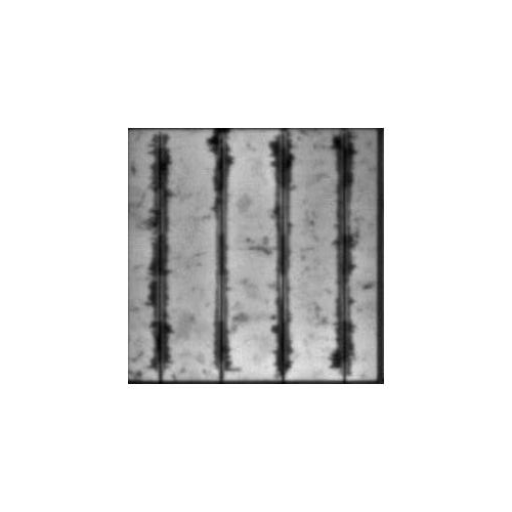
#> input picture example_data/flip_180_SDLE_00514_A10-DH3000-3000h-PT-cell46.png, 512 x 512 px, found by its file name
$ jupyter execute preprocessing10.ipynb
#> lines starting #> are read from the running program, lines starting #| are printed output that depends on the picture; after the words box and inside, x2 and y2 are one past the last pixel; in counts of white or black regions, pixels touching at a corner belong together
[cell 1]
import cv2
import numpy as np
import matplotlib.pyplot as plt

[cell 2]
def show(img, title="", cmap="gray", size=6):
    plt.figure(figsize=(size, size))
    plt.imshow(img, cmap=cmap)
    plt.title(title)
    plt.axis("off")
    plt.show()

[cell 3]
image = cv2.imread(r"D:\PROGRAMMING\Internships_assignments\ResearchInternIITMandi\dataset\dataset\flip_180_SDLE_00514_A10-DH3000-3000h-PT-cell46.png", cv2.IMREAD_GRAYSCALE)
#> image is the input picture: shape (512, 512); min 1, max 255, mean 225.4
show(image, "Grayscale image")

[cell 4]
_, thresh = cv2.threshold(
    image, 0, 255, cv2.THRESH_BINARY_INV + cv2.THRESH_OTSU
)
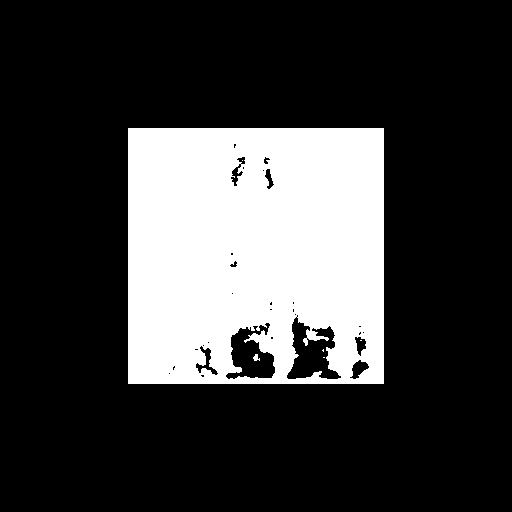
#> thresh: shape (512, 512); 23.4% white; 6 white regions (4 under 20 px), largest, box (x1, y1, x2, y2) and area: (128, 128, 384, 384) 61284, (253, 354, 260, 361) 31

show(thresh, "Binary Threshold (Cell = White)")

[cell 5]
kernel = np.ones((5, 5), np.uint8)
clean = cv2.morphologyEx(thresh, cv2.MORPH_CLOSE, kernel)
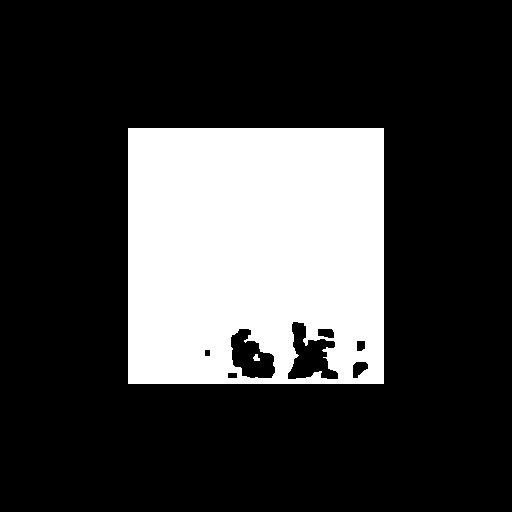
#> clean: shape (512, 512); 23.7% white; 2 white regions, box (x1, y1, x2, y2) and area: (128, 128, 384, 384) 62129, (253, 354, 260, 361) 34

show(clean, "After Morphological Cleaning")

[cell 6]
contours, _ = cv2.findContours(
    clean, cv2.RETR_EXTERNAL, cv2.CHAIN_APPROX_SIMPLE
)
#> contours = [[[128, 128], [128, 383], [383, 383], [383, 128]]]

# Pick the largest contour
cell_contour = max(contours, key=cv2.contourArea)
#> cell_contour = [[128, 128], [128, 383], [383, 383], [383, 128]]

# Visualize contour
contour_vis = cv2.cvtColor(image, cv2.COLOR_GRAY2RGB)
cv2.drawContours(contour_vis, [cell_contour], -1, (255, 0, 0), 2)
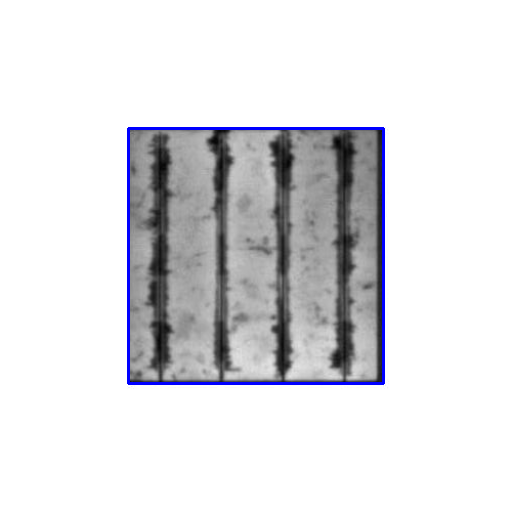
#> contour_vis: shape (512, 512, 3); 1.17% of pixels changed, all inside (x1, y1, x2, y2) = (127, 127, 385, 385)

show(contour_vis, "Detected Cell Contour")

[cell 7]
x, y, w, h = cv2.boundingRect(cell_contour)
#> x = 128; y = 128; w = 256; h = 256
cell_crop = image[y:y+h, x:x+w]
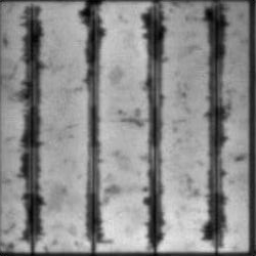
#> cell_crop: shape (256, 256); min 1, max 227, mean 136.5

show(cell_crop, "Cropped Cell (Before Perspective Correction)")

[cell 8]
# Approximate contour to polygon
epsilon = 0.02 * cv2.arcLength(cell_contour, True)
#> epsilon = 20.4
approx = cv2.approxPolyDP(cell_contour, epsilon, True)
#> approx = [[128, 128], [128, 383], [383, 383], [383, 128]]

approx_vis = cv2.cvtColor(image, cv2.COLOR_GRAY2RGB)
cv2.drawContours(approx_vis, [approx], -1, (0, 255, 0), 2)
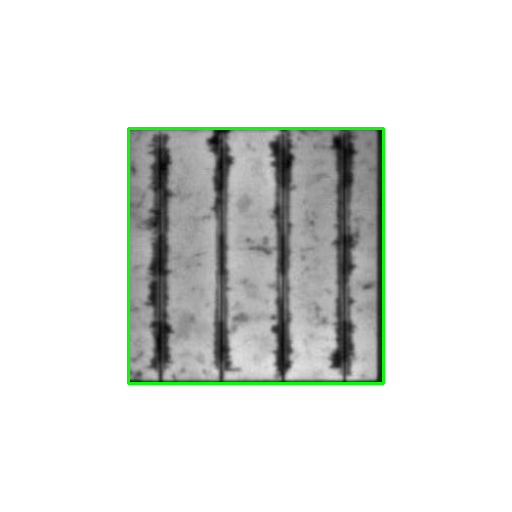
#> approx_vis: shape (512, 512, 3); 1.17% of pixels changed, all inside (x1, y1, x2, y2) = (127, 127, 385, 385)

show(approx_vis, "Approximated Corners")

[cell 9]
if len(approx) == 4:
    pts = approx.reshape(4, 2)
#> pts = [[128, 128], [128, 383], [383, 383], [383, 128]]

    # Order points: top-left, top-right, bottom-right, bottom-left
    def order_points(pts):
        rect = np.zeros((4, 2), dtype="float32")
        s = pts.sum(axis=1)
#> s = [256, 511, 766, 511]
        diff = np.diff(pts, axis=1)
#> diff = [0, 255, 0, -255]

        rect[0] = pts[np.argmin(s)]
        rect[2] = pts[np.argmax(s)]
        rect[1] = pts[np.argmin(diff)]
        rect[3] = pts[np.argmax(diff)]
        return rect

    rect = order_points(pts)
#> rect = [[128, 128], [383, 128], [383, 383], [128, 383]]

    (tl, tr, br, bl) = rect
#> tl = [128, 128]; tr = [383, 128]; br = [383, 383]; bl = [128, 383]
    width = int(max(np.linalg.norm(br - bl), np.linalg.norm(tr - tl)))
#> width = 255
    height = int(max(np.linalg.norm(tr - br), np.linalg.norm(tl - bl)))
#> height = 255

    dst = np.array([
        [0, 0],
        [width - 1, 0],
        [width - 1, height - 1],
        [0, height - 1]
    ], dtype="float32")
#> dst = [[0, 0], [254, 0], [254, 254], [0, 254]]

    M = cv2.getPerspectiveTransform(rect, dst)
#> M = [[0.996, -2.08e-17, -127.5], [0, 0.996, -127.5], [-2.19e-19, 0, 1]]
    warped = cv2.warpPerspective(image, M, (width, height))

    show(warped, "Final Extracted & Rectified Cell")
else:
    print("Perspective correction skipped: 4 corners not found")

$ run again, with example_data/ARTS_00007_r12_c1.png copied over example_data/flip_180_SDLE_00514_A10-DH3000-3000h-PT-cell46.png
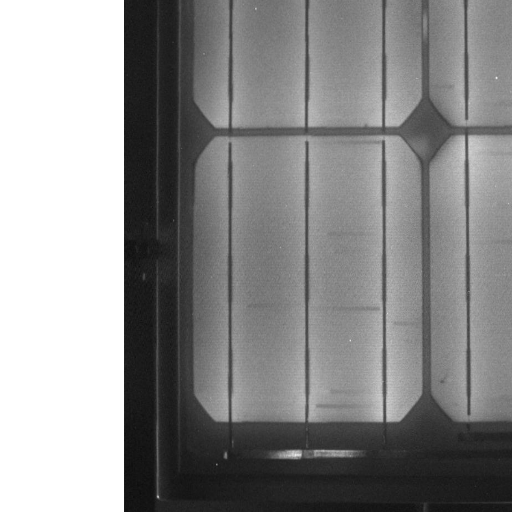
#> input picture example_data/ARTS_00007_r12_c1.png, 512 x 512 px, found by its file name
#> image is the input picture: shape (512, 512); min 11, max 255, mean 141
#> `_, thresh = cv2.threshold( image, 0, 255, cv2.THRESH_BINARY_INV + cv2...`:
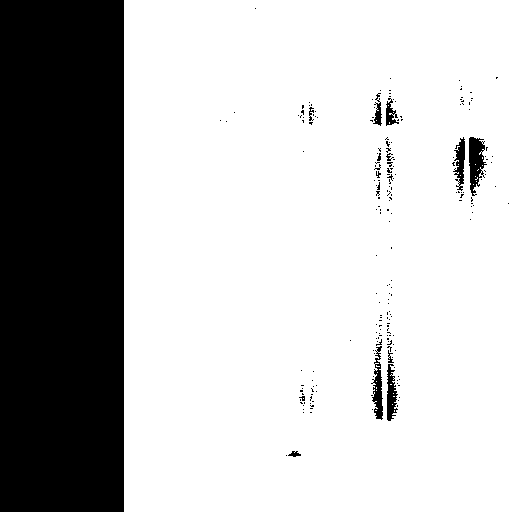
#> thresh: shape (512, 512); 74.7% white; 210 black regions (198 under 20 px), largest, box (x1, y1, x2, y2) and area: (0, 0, 124, 512) 63488, (469, 137, 487, 196) 639, (371, 346, 383, 420) 443
#> clean: shape (512, 512); 75.3% white; 10 black regions, largest, box (x1, y1, x2, y2) and area: (0, 0, 124, 512) 63488, (469, 138, 483, 183) 472, (387, 385, 396, 419) 222
#> contours = [[[124, 0], [124, 511], [511, 511], [511, 0]]]
#> cell_contour = [[124, 0], [124, 511], [511, 511], [511, 0]]
#> contour_vis: shape (512, 512, 3); 1.56% of pixels changed, all inside (x1, y1, x2, y2) = (123, 0, 512, 512)
#> x = 124; y = 0; w = 388; h = 512
#> epsilon = 35.92
#> approx = [[124, 0], [124, 511], [511, 511], [511, 0]]
#> `cv2.drawContours(approx_vis, [approx], -1, (0, 255, 0), 2)`:
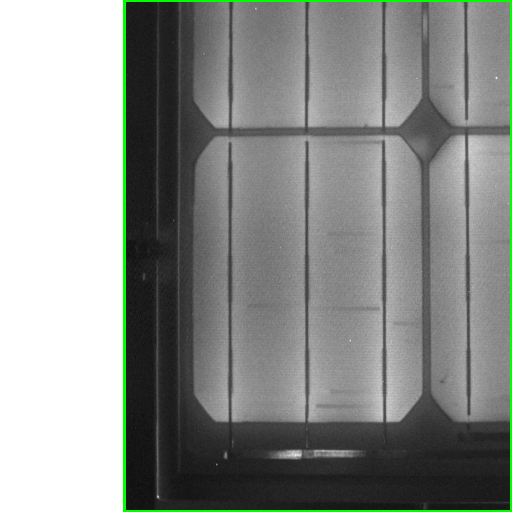
#> approx_vis: shape (512, 512, 3); 1.56% of pixels changed, all inside (x1, y1, x2, y2) = (123, 0, 512, 512)
#> s = [124, 635, 1022, 511]
#> diff = [-124, 387, 0, -511]
#> rect = [[124, 0], [511, 0], [511, 511], [124, 511]]
#> tl = [124, 0]; tr = [511, 0]; br = [511, 511]; bl = [124, 511]
#> width = 387
#> height = 511
#> dst = [[0, 0], [386, 0], [386, 510], [0, 510]]
#> M = [[0.997, 0, -123.7], [0, 0.998, 0], [0, 0, 1]]

$ run again, with example_data/BMRK_00106_cell0286.png copied over example_data/flip_180_SDLE_00514_A10-DH3000-3000h-PT-cell46.png
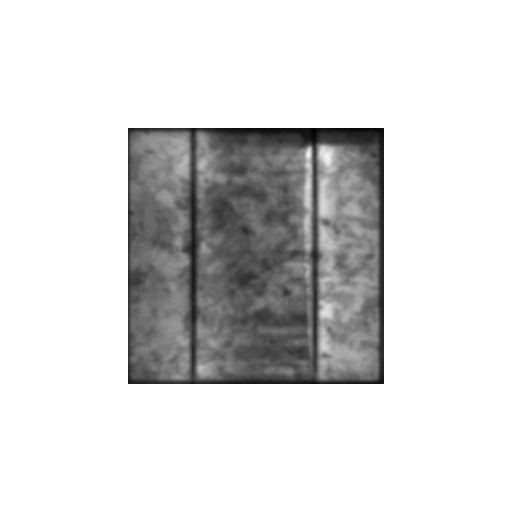
#> input picture example_data/BMRK_00106_cell0286.png, 512 x 512 px, found by its file name
#> image is the input picture: shape (512, 512); min 0, max 255, mean 217.6
#> `_, thresh = cv2.threshold( image, 0, 255, cv2.THRESH_BINARY_INV + cv2...`:
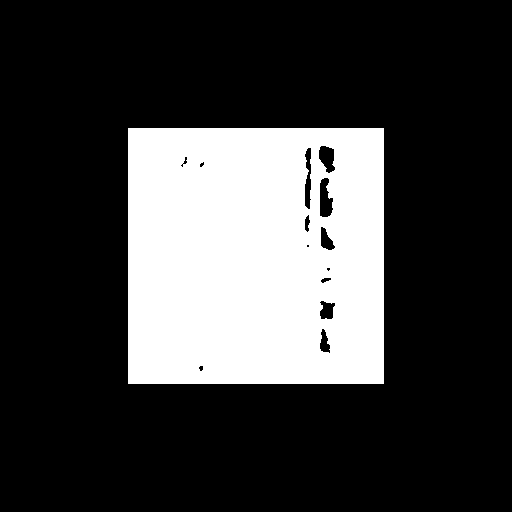
#> thresh: shape (512, 512); 24.4% white; 1 white region, box (x1, y1, x2, y2) and area: (128, 128, 384, 384) 63901
#> clean: shape (512, 512); 24.5% white; 1 white region, box (x1, y1, x2, y2) and area: (128, 128, 384, 384) 64245
#> contours = [[[128, 128], [128, 383], [383, 383], [383, 128]]]
#> cell_contour = [[128, 128], [128, 383], [383, 383], [383, 128]]
#> contour_vis: shape (512, 512, 3); 1.17% of pixels changed, all inside (x1, y1, x2, y2) = (127, 127, 385, 385)
#> x = 128; w = 256
#> epsilon = 20.4
#> approx = [[128, 128], [128, 383], [383, 383], [383, 128]]
#> `cv2.drawContours(approx_vis, [approx], -1, (0, 255, 0), 2)`:
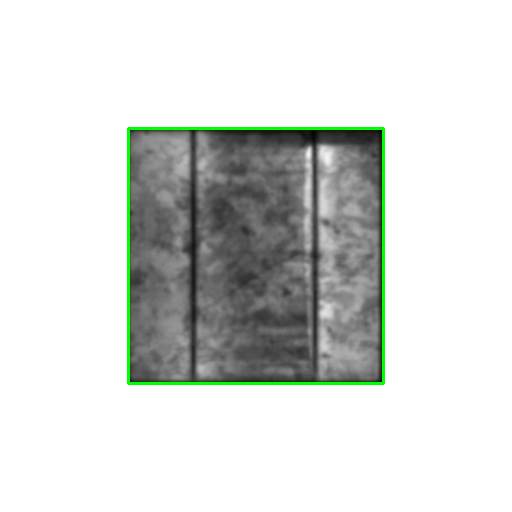
#> approx_vis: shape (512, 512, 3); 1.17% of pixels changed, all inside (x1, y1, x2, y2) = (127, 127, 385, 385)
#> s = [256, 511, 766, 511]
#> diff = [0, 255, 0, -255]
#> rect = [[128, 128], [383, 128], [383, 383], [128, 383]]
#> tl = [128, 128]; tr = [383, 128]; br = [383, 383]; bl = [128, 383]
#> width = 255
#> dst = [[0, 0], [254, 0], [254, 254], [0, 254]]
#> M = [[0.996, -2.08e-17, -127.5], [0, 0.996, -127.5], [-2.19e-19, 0, 1]]
